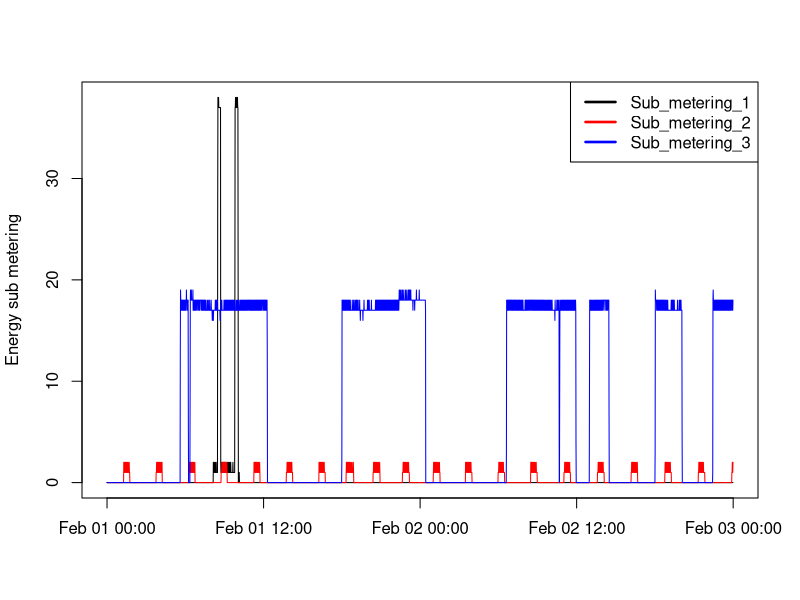

The R script that drew this image:
# load cleaned data subset

powerSubset <- read.table(file="powerSubset.txt", header=TRUE, sep=",", stringsAsFactors = F)
powerSubset$Date <- as.Date(powerSubset$Date, "%Y-%m-%d")
powerSubset$dateTime <- strptime(powerSubset$dateTime, "%Y-%m-%d %H:%M:%S")

# write plot to png

png(file="plot3.png", width=480, height=480)
with(powerSubset, plot(dateTime, Sub_metering_1, type="l", ylab="Energy sub metering", xlab=""))
lines(powerSubset$dateTime, powerSubset$Sub_metering_2, col="red")
lines(powerSubset$dateTime, powerSubset$Sub_metering_3, col="blue")
legend("topright", legend=c("Sub_metering_1", "Sub_metering_2", "Sub_metering_3"), lty=c(1,1), lwd=c(2.5,2.5), col=c("black", "red", "blue"))

dev.off()